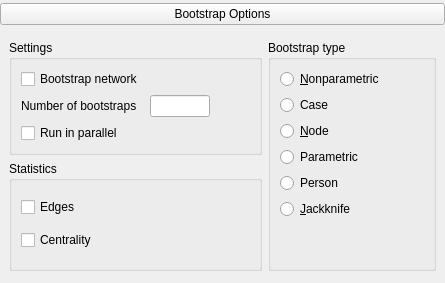
       <widget class="QWidget" name="widgetBootstrapOptions" native="true">
        <layout class="QGridLayout" name="gridLayout_25">
         <property name="leftMargin">
          <number>0</number>
         </property>
         <property name="topMargin">
          <number>3</number>
         </property>
         <property name="rightMargin">
          <number>0</number>
         </property>
         <property name="bottomMargin">
          <number>3</number>
         </property>
         <item row="0" column="0">
          <widget class="ExpanderButton" name="BootstrapOptionsExpander">
           <property name="text">
            <string>Bootstrap Options</string>
           </property>
          </widget>
         </item>
         <item row="2" column="0">
          <widget class="QWidget" name="bootstrapOptions" native="true">
           <property name="enabled">
            <bool>true</bool>
           </property>
           <layout class="QGridLayout" name="gridLayout_14">
            <item row="1" column="0">
             <widget class="BoundGroupBox" name="sampleMode_3">
              <property name="title">
               <string>Settings</string>
              </property>
              <layout class="QGridLayout" name="gridLayout_14_2">
               <item row="2" column="0">
                <widget class="QLabel" name="label_8_4">
                 <property name="text">
                  <string>Number of bootstraps</string>
                 </property>
                </widget>
               </item>
               <item row="2" column="2">
                <widget class="BoundTextBox" name="numberOfBootstraps">
                 <property name="enabled">
                  <bool>true</bool>
                 </property>
                 <property name="minimumSize">
                  <size>
                   <width>60</width>
                   <height>0</height>
                  </size>
                 </property>
                 <property name="maximumSize">
                  <size>
                   <width>60</width>
                   <height>16777215</height>
                  </size>
                 </property>
                </widget>
               </item>
               <item row="4" column="0">
                <widget class="BoundCheckBox" name="parallelBootstrap">
                 <property name="text">
                  <string>Run in parallel</string>
                 </property>
                </widget>
               </item>
               <item row="2" column="3">
                <spacer name="horizontalSpacer_7">
                 <property name="orientation">
                  <enum>Qt::Horizontal</enum>
                 </property>
                 <property name="sizeHint" stdset="0">
                  <size>
                   <width>40</width>
                   <height>20</height>
                  </size>
                 </property>
                </spacer>
               </item>
               <item row="0" column="0">
                <widget class="BoundCheckBox" name="bootstrapOnOff">
                 <property name="enabled">
                  <bool>true</bool>
                 </property>
                 <property name="text">
                  <string>Bootstrap network</string>
                 </property>
                </widget>
               </item>
              </layout>
             </widget>
            </item>
            <item row="1" column="1" rowspan="3">
             <widget class="BoundGroupBox" name="BootstrapType">
              <property name="sizePolicy">
               <sizepolicy hsizetype="Preferred" vsizetype="Preferred">
                <horstretch>0</horstretch>
                <verstretch>0</verstretch>
               </sizepolicy>
              </property>
              <property name="title">
               <string>Bootstrap type</string>
              </property>
              <property name="flat">
               <bool>false</bool>
              </property>
              <layout class="QGridLayout" name="gridLayout_22">
               <item row="4" column="0">
                <widget class="QRadioButton" name="_4parametric">
                 <property name="sizePolicy">
                  <sizepolicy hsizetype="Fixed" vsizetype="Fixed">
                   <horstretch>0</horstretch>
                   <verstretch>0</verstretch>
                  </sizepolicy>
                 </property>
                 <property name="text">
                  <string>Parametric</string>
                 </property>
                </widget>
               </item>
               <item row="11" column="0">
                <widget class="QRadioButton" name="_6jackknife">
                 <property name="sizePolicy">
                  <sizepolicy hsizetype="Fixed" vsizetype="Fixed">
                   <horstretch>0</horstretch>
                   <verstretch>0</verstretch>
                  </sizepolicy>
                 </property>
                 <property name="text">
                  <string>&amp;Jackknife</string>
                 </property>
                </widget>
               </item>
               <item row="1" column="0">
                <widget class="QRadioButton" name="_1nonparametric">
                 <property name="sizePolicy">
                  <sizepolicy hsizetype="Fixed" vsizetype="Fixed">
                   <horstretch>0</horstretch>
                   <verstretch>0</verstretch>
                  </sizepolicy>
                 </property>
                 <property name="text">
                  <string>&amp;Nonparametric</string>
                 </property>
                </widget>
               </item>
               <item row="7" column="0">
                <widget class="QRadioButton" name="_5person">
                 <property name="sizePolicy">
                  <sizepolicy hsizetype="Fixed" vsizetype="Fixed">
                   <horstretch>0</horstretch>
                   <verstretch>0</verstretch>
                  </sizepolicy>
                 </property>
                 <property name="text">
                  <string>Person</string>
                 </property>
                </widget>
               </item>
               <item row="3" column="0">
                <widget class="QRadioButton" name="_3node">
                 <property name="sizePolicy">
                  <sizepolicy hsizetype="Fixed" vsizetype="Fixed">
                   <horstretch>0</horstretch>
                   <verstretch>0</verstretch>
                  </sizepolicy>
                 </property>
                 <property name="text">
                  <string>&amp;Node</string>
                 </property>
                </widget>
               </item>
               <item row="1" column="1">
                <spacer name="horizontalSpacer_10">
                 <property name="orientation">
                  <enum>Qt::Horizontal</enum>
                 </property>
                 <property name="sizeHint" stdset="0">
                  <size>
                   <width>40</width>
                   <height>20</height>
                  </size>
                 </property>
                </spacer>
               </item>
               <item row="2" column="0">
                <widget class="QRadioButton" name="_2case">
                 <property name="sizePolicy">
                  <sizepolicy hsizetype="Fixed" vsizetype="Fixed">
                   <horstretch>0</horstretch>
                   <verstretch>0</verstretch>
                  </sizepolicy>
                 </property>
                 <property name="text">
                  <string>Case</string>
                 </property>
                </widget>
               </item>
               <item row="12" column="0">
                <spacer name="verticalSpacer_14">
                 <property name="orientation">
                  <enum>Qt::Vertical</enum>
                 </property>
                 <property name="sizeHint" stdset="0">
                  <size>
                   <width>20</width>
                   <height>40</height>
                  </size>
                 </property>
                </spacer>
               </item>
              </layout>
             </widget>
            </item>
            <item row="2" column="0" rowspan="2">
             <widget class="BoundGroupBox" name="statistics">
              <property name="sizePolicy">
               <sizepolicy hsizetype="Preferred" vsizetype="Preferred">
                <horstretch>0</horstretch>
                <verstretch>0</verstretch>
               </sizepolicy>
              </property>
              <property name="title">
               <string>Statistics</string>
              </property>
              <property name="flat">
               <bool>false</bool>
              </property>
              <layout class="QGridLayout" name="gridLayout_46">
               <item row="0" column="0">
                <widget class="BoundCheckBox" name="StatisticsEdges">
                 <property name="text">
                  <string>Edges</string>
                 </property>
                </widget>
               </item>
               <item row="1" column="0">
                <widget class="BoundCheckBox" name="StatisticsCentrality">
                 <property name="text">
                  <string>Centrality</string>
                 </property>
                </widget>
               </item>
               <item row="0" column="1">
                <spacer name="horizontalSpacer_27">
                 <property name="orientation">
                  <enum>Qt::Horizontal</enum>
                 </property>
                 <property name="sizeHint" stdset="0">
                  <size>
                   <width>40</width>
                   <height>20</height>
                  </size>
                 </property>
                </spacer>
               </item>
              </layout>
             </widget>
            </item>
           </layout>
          </widget>
         </item>
        </layout>
       </widget>
